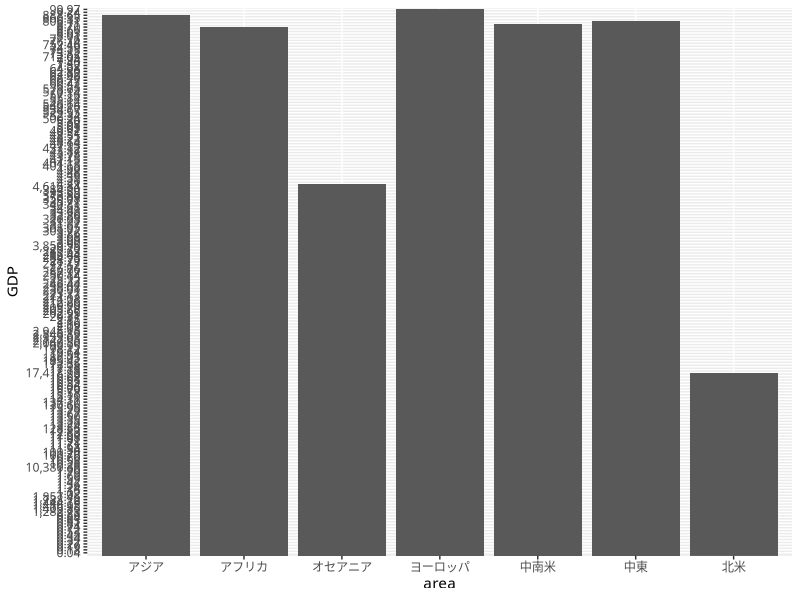

The R source for this figure: (Note: a time limit stopped this script after it produced the figure.)
library(ggplot2)
#for japanese font
old = theme_set(theme_gray(base_family="HiraKakuProN-W3"))

df = read.csv("result.csv",header=T)
ggplot(df,aes(x=area,y=GDP))+stat_summary(geom="bar",fun.y=mean)
Sys.sleep(1000)
